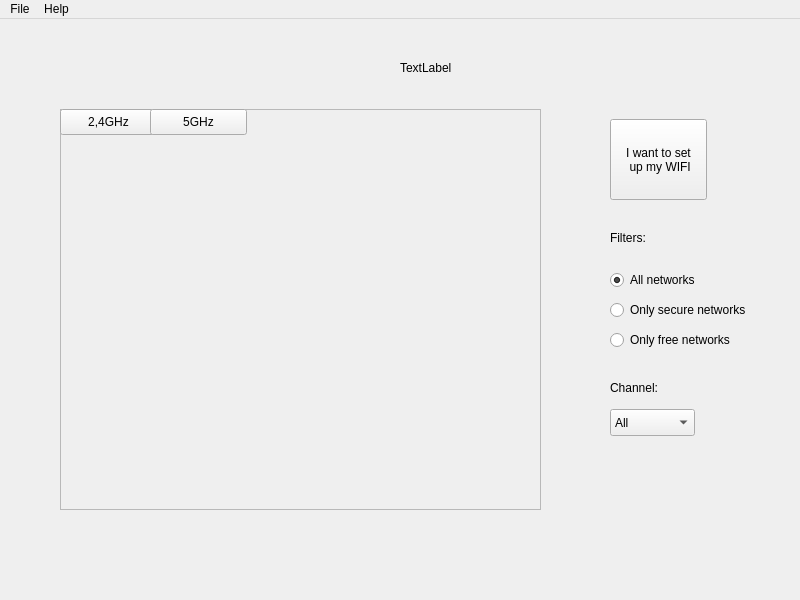
<?xml version="1.0" encoding="UTF-8"?>
<ui version="4.0">
 <class>MainWindow</class>
 <widget class="QMainWindow" name="MainWindow">
  <property name="geometry">
   <rect>
    <x>0</x>
    <y>0</y>
    <width>800</width>
    <height>600</height>
   </rect>
  </property>
  <property name="windowTitle">
   <string>MainWindow</string>
  </property>
  <widget class="QWidget" name="centralWidget">
   <widget class="QPushButton" name="pushButton">
    <property name="geometry">
     <rect>
      <x>610</x>
      <y>100</y>
      <width>97</width>
      <height>81</height>
     </rect>
    </property>
    <property name="text">
     <string>I want to set
 up my WIFI</string>
    </property>
   </widget>
   <widget class="QFrame" name="frame">
    <property name="geometry">
     <rect>
      <x>60</x>
      <y>90</y>
      <width>481</width>
      <height>401</height>
     </rect>
    </property>
    <property name="frameShape">
     <enum>QFrame::StyledPanel</enum>
    </property>
    <property name="frameShadow">
     <enum>QFrame::Raised</enum>
    </property>
    <widget class="QPushButton" name="pushButton_2">
     <property name="geometry">
      <rect>
       <x>0</x>
       <y>0</y>
       <width>97</width>
       <height>26</height>
      </rect>
     </property>
     <property name="text">
      <string>2,4GHz</string>
     </property>
    </widget>
    <widget class="QPushButton" name="pushButton_3">
     <property name="geometry">
      <rect>
       <x>90</x>
       <y>0</y>
       <width>97</width>
       <height>26</height>
      </rect>
     </property>
     <property name="text">
      <string>5GHz</string>
     </property>
    </widget>
   </widget>
   <widget class="QComboBox" name="comboBox">
    <property name="geometry">
     <rect>
      <x>610</x>
      <y>390</y>
      <width>85</width>
      <height>27</height>
     </rect>
    </property>
    <item>
     <property name="text">
      <string>All</string>
     </property>
    </item>
    <item>
     <property name="text">
      <string>1</string>
     </property>
    </item>
    <item>
     <property name="text">
      <string>2</string>
     </property>
    </item>
    <item>
     <property name="text">
      <string>3</string>
     </property>
    </item>
    <item>
     <property name="text">
      <string>4</string>
     </property>
    </item>
    <item>
     <property name="text">
      <string>5</string>
     </property>
    </item>
    <item>
     <property name="text">
      <string>6</string>
     </property>
    </item>
    <item>
     <property name="text">
      <string>7</string>
     </property>
    </item>
    <item>
     <property name="text">
      <string>8</string>
     </property>
    </item>
    <item>
     <property name="text">
      <string>9</string>
     </property>
    </item>
    <item>
     <property name="text">
      <string>10</string>
     </property>
    </item>
    <item>
     <property name="text">
      <string>11</string>
     </property>
    </item>
    <item>
     <property name="text">
      <string>12</string>
     </property>
    </item>
    <item>
     <property name="text">
      <string>13</string>
     </property>
    </item>
   </widget>
   <widget class="QLabel" name="label">
    <property name="geometry">
     <rect>
      <x>610</x>
      <y>210</y>
      <width>67</width>
      <height>17</height>
     </rect>
    </property>
    <property name="text">
     <string>Filters:</string>
    </property>
   </widget>
   <widget class="QLabel" name="label_2">
    <property name="geometry">
     <rect>
      <x>610</x>
      <y>360</y>
      <width>67</width>
      <height>17</height>
     </rect>
    </property>
    <property name="text">
     <string>Channel:</string>
    </property>
   </widget>
   <widget class="QRadioButton" name="radioButton">
    <property name="geometry">
     <rect>
      <x>610</x>
      <y>280</y>
      <width>181</width>
      <height>22</height>
     </rect>
    </property>
    <property name="text">
     <string>Only secure networks</string>
    </property>
   </widget>
   <widget class="QRadioButton" name="radioButton_2">
    <property name="geometry">
     <rect>
      <x>610</x>
      <y>310</y>
      <width>181</width>
      <height>22</height>
     </rect>
    </property>
    <property name="text">
     <string>Only free networks</string>
    </property>
   </widget>
   <widget class="QRadioButton" name="radioButton_3">
    <property name="geometry">
     <rect>
      <x>610</x>
      <y>250</y>
      <width>181</width>
      <height>22</height>
     </rect>
    </property>
    <property name="text">
     <string>All networks</string>
    </property>
    <property name="checked">
     <bool>true</bool>
    </property>
   </widget>
   <widget class="QLabel" name="label_3">
    <property name="geometry">
     <rect>
      <x>400</x>
      <y>40</y>
      <width>67</width>
      <height>17</height>
     </rect>
    </property>
    <property name="text">
     <string>TextLabel</string>
    </property>
   </widget>
  </widget>
  <widget class="QMenuBar" name="menuBar">
   <property name="geometry">
    <rect>
     <x>0</x>
     <y>0</y>
     <width>800</width>
     <height>25</height>
    </rect>
   </property>
   <widget class="QMenu" name="menuFile">
    <property name="title">
     <string>File</string>
    </property>
    <addaction name="actionOpen"/>
    <addaction name="actionSave"/>
    <addaction name="actionSave_as"/>
    <addaction name="actionClose"/>
    <addaction name="actionExit"/>
   </widget>
   <widget class="QMenu" name="menuHelp">
    <property name="title">
     <string>Help</string>
    </property>
    <addaction name="actionHelp"/>
    <addaction name="actionAbout"/>
   </widget>
   <addaction name="menuFile"/>
   <addaction name="menuHelp"/>
  </widget>
  <action name="actionOpen">
   <property name="text">
    <string>Open</string>
   </property>
  </action>
  <action name="actionSave">
   <property name="text">
    <string>Save</string>
   </property>
  </action>
  <action name="actionSave_as">
   <property name="text">
    <string>Save as</string>
   </property>
  </action>
  <action name="actionClose">
   <property name="text">
    <string>Close</string>
   </property>
  </action>
  <action name="actionExit">
   <property name="text">
    <string>Exit</string>
   </property>
  </action>
  <action name="actionHelp">
   <property name="text">
    <string>Help</string>
   </property>
  </action>
  <action name="actionAbout">
   <property name="text">
    <string>About</string>
   </property>
  </action>
 </widget>
 <layoutdefault spacing="6" margin="11"/>
 <resources/>
 <connections/>
</ui>
